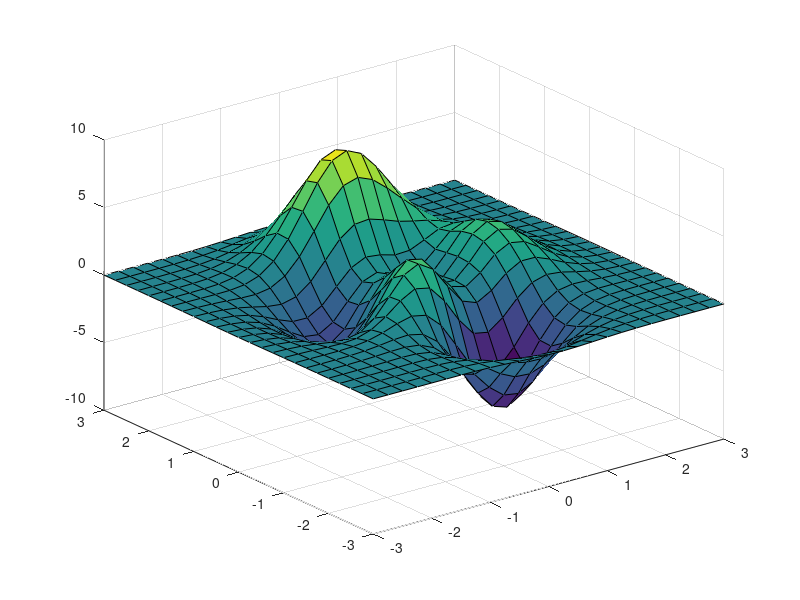

Here is the MATLAB script that generated this plot: (Note: this script raises an error after producing the figure.)
%% gdrawnow
% Below is a demonstration of the features of the |gdrawnow| function

%% Syntax
% |gdrawnow;|

%% Description
% The |gdrawnow| function is similar to the |drawnow| command but also
% activates the |vcw| widget if present for the current figure window.
% Note that activation of |vcw| also hides the axis interactive toolbars. 
% 
% See also: |drawnow|

%% Examples
clear; close all; clc; 

%% Calling |gdrawnow| equivalent to |drawnow|

%% 
% Some example data
[X,Y,Z]=peaks(25);

%%
figure; %Opens default MATLAB figure without vcw button
surf(X,Y,Z); %Visualize something in an axis
axisGeom; %Set axis options for geometry viewing
gdrawnow; %Fully equivalent to drawnow

%% Calling |gdrawnow| to drawnow and also activate existing |vcw| button

%%

cFigure; %Opens a cFigure window which contains the vcw button
surf(X,Y,Z); %Visualize something in an axis
axisGeom; %Set axis options for geometry viewing
gdrawnow; %drawnow + vcw activation

%% Calling |gdrawnow| to drawnow and activate |vcw| repeatedly

%%
% This example shows repeated calls to |gdrawnow| for a figure window e.g.
% when creating subplots. 

cFigure;
for i=1:1:2
    for j=1:1:2
        q=sub2ind([2,2],i,j);
        subplot(2,2,q); hold on;
        surf(X,Y,Z);
        colorbar;
        axisGeom;        
        gdrawnow; %drawnow + vcw activation
    end
end

%% 
%
% <<gibbVerySmall.gif>>
% 
% _*GIBBON*_ 
% <www.gibboncode.org>
% 
% _Kevin Mattheus Moerman_, <gibbon.toolbox@gmail.com>
 
%% 
% _*GIBBON footer text*_ 
% 
% License: <https://github.com/gibbonCode/GIBBON/blob/master/LICENSE>
% 
% GIBBON: The Geometry and Image-based Bioengineering add-On. A toolbox for
% image segmentation, image-based modeling, meshing, and finite element
% analysis.
% 
% Copyright (C) 2006-2026 Kevin Mattheus Moerman and the GIBBON contributors
% 
% This program is free software: you can redistribute it and/or modify
% it under the terms of the GNU General Public License as published by
% the Free Software Foundation, either version 3 of the License, or
% (at your option) any later version.
% 
% This program is distributed in the hope that it will be useful,
% but WITHOUT ANY WARRANTY; without even the implied warranty of
% MERCHANTABILITY or FITNESS FOR A PARTICULAR PURPOSE.  See the
% GNU General Public License for more details.
% 
% You should have received a copy of the GNU General Public License
% along with this program.  If not, see <http://www.gnu.org/licenses/>.
